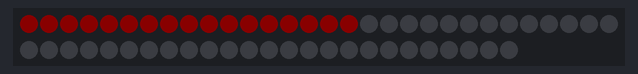
Bench run of a sketch on a simulated Arduino Uno, built with avr-gcc and run on an emulated ATmega328P. On the bench: 55 RGB LEDs in strip order, left to right, continuing on the next row. Dim RGB values are drawn brighter than linear; the strip is taken to match the declared colour order; what the sketch prints to the serial monitor is not drawn.

Above: at 3.87 s.
At 8.14 s:
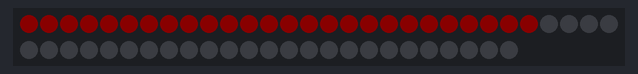
At 10.57 s:
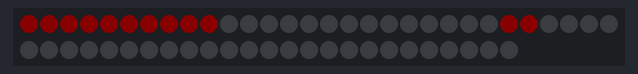
At 14.21 s:
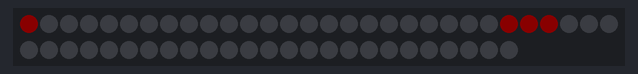

The sketch:

stopuhr.ino
```cpp
#include <Adafruit_NeoPixel.h>

#define DATA_PIN 6
#define NUM_LEDS 55

int precision =100; // genauigkeit, umgekehrt proportional
int i=0;

unsigned long myTime;
unsigned long ofASecond;


int farbe_rot = 255;
int farbe_gruen = 0;
int farbe_blau = 0;

Adafruit_NeoPixel pixels = Adafruit_NeoPixel(NUM_LEDS, DATA_PIN, NEO_RBG + NEO_KHZ800);

void setup() {
  // initialize serial communication at 9600 bits per second:
  Serial.begin(9600);

    pixels.setBrightness(10);
  pixels.begin();
}

void loop() {
if (i >= precision) {
myTime = millis();

setMillis();
setSeconds();

//lightUpN(24,40,40);


}
i++;
}

void setMillis(){
  ofASecond = myTime%1000;
  unsigned long partOftausend = ofASecond/(1000/24);
  lightUpN(0, partOftausend, 24);
}

void setSeconds() {
  long ofAMinute = myTime%(60000);
  long partOfsechzig = ofAMinute/(60000/16);
  Serial.println(partOfsechzig);
  lightUpN(24, (24 +partOfsechzig), 40);
}

void lightUpN(int from, int to, int max) {
  if (from < 0) {
    Serial.println("ERROR, from kleiner 0");
  }
  for (int i = from; i<=to; i++) {
    pixels.setPixelColor(i, pixels.Color(farbe_rot,farbe_gruen,farbe_blau));

  }
  for (int i=to; i<= max; i++) {
    pixels.setPixelColor(i, pixels.Color(0,0,0));
  }
  pixels.show();
}
```
